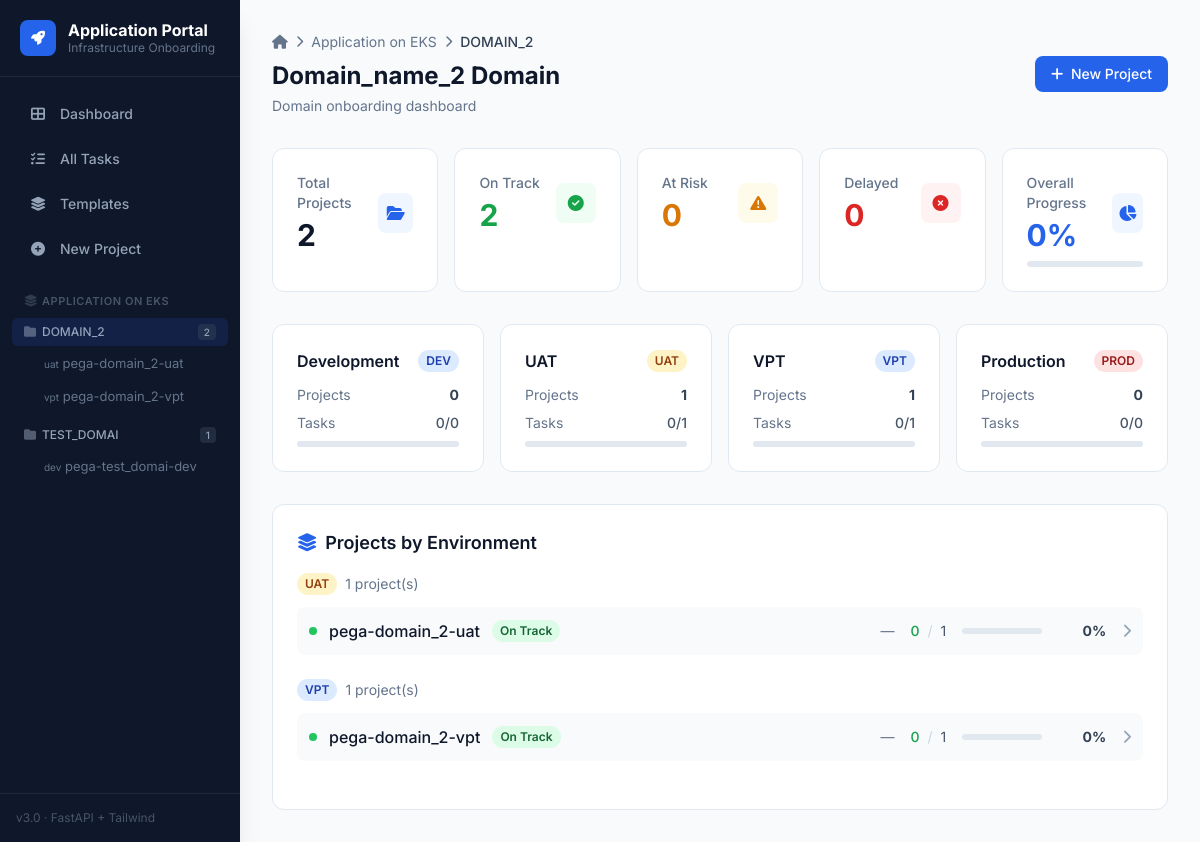
Screenshot of /domain/DOMAIN_2 with the database file from the repository.
### tables this page shows
CREATE TABLE domains (
            id INTEGER PRIMARY KEY AUTOINCREMENT,
            program_id INTEGER NOT NULL DEFAULT 1,
            code TEXT UNIQUE NOT NULL,
            display_name TEXT NOT NULL,
            description TEXT,
            is_active INTEGER DEFAULT 1,
            FOREIGN KEY (program_id) REFERENCES programs(id) ON DELETE CASCADE
        );

CREATE TABLE projects (
            id INTEGER PRIMARY KEY AUTOINCREMENT,
            project_name TEXT UNIQUE NOT NULL,
            domain TEXT NOT NULL,
            environment TEXT NOT NULL,
            team_name TEXT, team_email TEXT, jira_project TEXT,
            aws_account_id TEXT, aws_region TEXT, eks_cluster_name TEXT,
            status TEXT DEFAULT 'in_progress',
            start_date TEXT, target_completion TEXT,
            template_id INTEGER,
            created_at TEXT DEFAULT CURRENT_TIMESTAMP
        );

CREATE TABLE environments (
            id INTEGER PRIMARY KEY AUTOINCREMENT,
            code TEXT UNIQUE NOT NULL,
            display_name TEXT NOT NULL,
            sort_order INTEGER DEFAULT 0
        );

### app.py (the view)
@app.get("/domain/{domain_code}")
async def domain_dashboard(request: Request, domain_code: str):
    ctx = base_context(request, "domain")
    ctx["active_domain"] = domain_code
    with get_db() as db:
        domain_info = db.execute(
            "SELECT * FROM domains WHERE code=?", (domain_code,)
        ).fetchone()
        if not domain_info:
            domain_info = {"code": domain_code, "display_name": domain_code}
        else:
            domain_info = row(domain_info)
        projects = rows(db.execute("""
            SELECT p.*,
                (SELECT COUNT(*) FROM tasks t JOIN phases ph ON t.phase_id=ph.id WHERE ph.project_id=p.id) as total_tasks,
                (SELECT COUNT(*) FROM tasks t JOIN phases ph ON t.phase_id=ph.id WHERE ph.project_id=p.id AND t.status='completed') as completed_tasks,
                (SELECT COUNT(*) FROM phases WHERE project_id=p.id AND status='completed') as completed_phases,
                (SELECT COUNT(*) FROM phases WHERE project_id=p.id) as total_phases,
                (SELECT COUNT(*) FROM phases WHERE project_id=p.id AND status='in_progress') as active_phases
            FROM projects p WHERE p.domain=? ORDER BY p.environment, p.created_at DESC
        """, (domain_code,)).fetchall())
        envs = rows(db.execute("""
            SELECT e.code, e.display_name, e.sort_order,
                COALESCE((SELECT COUNT(*) FROM projects WHERE domain=? AND environment=e.code), 0) as project_count,
                COALESCE((SELECT SUM(CASE WHEN t.status='completed' THEN 1 ELSE 0 END)
                         FROM tasks t JOIN phases ph ON t.phase_id=ph.id
                         JOIN projects p ON ph.project_id=p.id
                         WHERE p.domain=? AND p.environment=e.code), 0) as completed_tasks,
                COALESCE((SELECT COUNT(*)
                         FROM tasks t JOIN phases ph ON t.phase_id=ph.id
                         JOIN projects p ON ph.project_id=p.id
                         WHERE p.domain=? AND p.environment=e.code), 0) as total_tasks
            FROM environments e ORDER BY e.sort_order
        """, (domain_code, domain_code, domain_code)).fetchall())
        task_stats = db.execute("""
            SELECT
                COUNT(*) as total,
                SUM(CASE WHEN t.status='completed' THEN 1 ELSE 0 END) as completed,
                SUM(CASE WHEN t.status='in_progress' THEN 1 ELSE 0 END) as in_progress,
                SUM(CASE WHEN t.status='pending' THEN 1 ELSE 0 END) as pending
            FROM tasks t
            JOIN phases ph ON t.phase_id=ph.id
            JOIN projects p ON ph.project_id=p.id
            WHERE p.domain=?
        """, (domain_code,)).fetchone()
    rag_counts = {"green": 0, "amber": 0, "red": 0, "gray": 0}
    for p in projects:
        rag_counts[rag_status(p)] += 1
    ctx.update(
        domain=domain_info,
        domain_code=domain_code,
        projects=projects,
        environments=envs,
        rag_counts=rag_counts,
        total_projects=len(projects),
        total_tasks=task_stats[0] or 0,
        completed_tasks=task_stats[1] or 0,
        in_progress_tasks=task_stats[2] or 0,
        pending_tasks=task_stats[3] or 0,
        progress_pct=round((task_stats[1] or 0) / max(task_stats[0] or 1, 1) * 100)
    )
    return templates.TemplateResponse("domain_dashboard.html", ctx)

### templates/domain_dashboard.html (shortened to what this page needs)
{% extends "base.html" %}
{% block content %}
<div class="p-8">
    <div class="flex items-center justify-between mb-8">
        <div>
            <div class="flex items-center gap-2 text-sm text-slate-500 mb-2">
                <a href="/" class="hover:text-blue-600"><i class="fas fa-home"></i></a>
                <i class="fas fa-chevron-right text-xs"></i>
                <span>Application on EKS</span>
                <i class="fas fa-chevron-right text-xs"></i>
                <span class="font-medium text-slate-700">{{ domain_code }}</span>
            </div>
            <h1 class="text-2xl font-bold text-slate-900">{{ domain.display_name or domain_code }} Domain</h1>
            <p class="text-slate-500 text-sm mt-1">{{ domain.description or 'Domain onboarding dashboard' }}</p>
        </div>
        <a href="/projects/new?domain={{ domain_code }}" class="px-4 py-2 text-sm bg-blue-600 text-white rounded-lg hover:bg-blue-700 font-medium">
            <i class="fas fa-plus mr-1"></i> New Project
        </a>
    </div>
    <div class="grid grid-cols-5 gap-4 mb-8">
        <div class="card animate-in">
            <div class="flex items-center justify-between">
                <div>
                    <p class="text-sm text-slate-500 font-medium">Total Projects</p>
                    <p class="text-3xl font-bold text-slate-900 mt-1">{{ total_projects }}</p>
                </div>
                <div class="w-10 h-10 rounded-lg bg-blue-50 flex items-center justify-center">
                    <i class="fas fa-folder-open text-blue-600"></i>
                </div>
            </div>
        </div>
        <div class="card animate-in" style="animation-delay: 0.05s">
            <div class="flex items-center justify-between">
                <div>
                    <p class="text-sm text-slate-500 font-medium">On Track</p>
                    <p class="text-3xl font-bold text-green-600 mt-1">{{ rag_counts.green }}</p>
                </div>
                <div class="w-10 h-10 rounded-lg bg-green-50 flex items-center justify-center">
                    <i class="fas fa-check-circle text-green-600"></i>
                </div>
            </div>
        </div>
        <div class="card animate-in" style="animation-delay: 0.1s">
            <div class="flex items-center justify-between">
                <div>
                    <p class="text-sm text-slate-500 font-medium">At Risk</p>
                    <p class="text-3xl font-bold text-amber-600 mt-1">{{ rag_counts.amber }}</p>
                </div>
                <div class="w-10 h-10 rounded-lg bg-amber-50 flex items-center justify-center">
                    <i class="fas fa-exclamation-triangle text-amber-600"></i>
                </div>
            </div>
        </div>
        <div class="card animate-in" style="animation-delay: 0.15s">
            <div class="flex items-center justify-between">
                <div>
                    <p class="text-sm text-slate-500 font-medium">Delayed</p>
                    <p class="text-3xl font-bold text-red-600 mt-1">{{ rag_counts.red }}</p>
                </div>
                <div class="w-10 h-10 rounded-lg bg-red-50 flex items-center justify-center">
                    <i class="fas fa-times-circle text-red-600"></i>
                </div>
            </div>
        </div>
        <div class="card animate-in" style="animation-delay: 0.2s">
            <div class="flex items-center justify-between">
                <div>
                    <p class="text-sm text-slate-500 font-medium">Overall Progress</p>
                    <p class="text-3xl font-bold text-blue-600 mt-1">{{ progress_pct }}%</p>
                </div>
                <div class="w-10 h-10 rounded-lg bg-blue-50 flex items-center justify-center">
                    <i class="fas fa-chart-pie text-blue-600"></i>
                </div>
            </div>
            <div class="mt-2">
                <div class="progress-bar"><div class="progress-fill bg-blue-500" style="width: {{ progress_pct }}%"></div></div>
            </div>
        </div>
    </div>
    <div class="grid grid-cols-4 gap-4 mb-8">
        {% for env in environments %}
        <div class="card card-hover animate-in" style="animation-delay: {{ loop.index * 0.05 }}s">
            <div class="flex items-center justify-between mb-3">
                <h3 class="font-semibold text-slate-900">{{ env.display_name }}</h3>
                <span class="badge {% if env.code == 'prod' %}badge-red{% elif env.code == 'uat' %}badge-amber{% else %}badge-blue{% endif %}">
                    {{ env.code|upper }}
                </span>
            </div>
            <div class="flex items-center justify-between text-sm mb-2">
                <span class="text-slate-500">Projects</span>
                <span class="font-bold text-slate-700">{{ env.project_count }}</span>
            </div>
            <div class="flex items-center justify-between text-sm mb-2">
                <span class="text-slate-500">Tasks</span>
                <span class="font-medium text-slate-600">{{ env.completed_tasks }}/{{ env.total_tasks }}</span>
            </div>
            {% if env.total_tasks > 0 %}
            <div class="progress-bar">
            </div>
            {% else %}
            <div class="progress-bar"><div class="progress-fill bg-slate-300" style="width: 0%"></div></div>
            {% endif %}
        </div>
        {% endfor %}
    </div>
    <div class="card">
        <h2 class="text-lg font-semibold text-slate-900 mb-4"><i class="fas fa-layer-group text-blue-600 mr-2"></i>Projects by Environment</h2>
        {% for env in environments %}
        {% set env_projects = projects|selectattr('environment', 'eq', env.code)|list %}
        {% if env_projects %}
        <div class="mb-6">
            <div class="flex items-center gap-2 mb-3">
                <span class="badge {% if env.code == 'prod' %}badge-red{% elif env.code == 'uat' %}badge-amber{% else %}badge-blue{% endif %}">
                    {{ env.display_name }}
                </span>
                <span class="text-sm text-slate-500">{{ env_projects|length }} project(s)</span>
            </div>
            <div class="space-y-2">
                {% for p in env_projects %}
                {% set rag = rag_status(p) %}
                <a href="/project/{{ p.id }}" class="flex items-center justify-between p-3 bg-slate-50 rounded-lg hover:bg-slate-100 transition-colors">
                    <div class="flex items-center gap-3">
                        <span class="status-dot" style="background: {{ RAG_COLORS[rag] }}"></span>
                        <span class="font-medium text-slate-900">{{ p.project_name }}</span>
                        <span class="badge badge-{{ rag }}">{{ RAG_LABELS[rag] }}</span>
                    </div>
                    <div class="flex items-center gap-4 text-sm">
                        <span class="text-slate-500">{{ p.team_name or '—' }}</span>
                        <div class="flex items-center gap-2">
                            <span class="text-green-600 font-medium">{{ p.completed_tasks }}</span>
                            <span class="text-slate-300">/</span>
                            <span class="text-slate-600">{{ p.total_tasks }}</span>
                        </div>
                        <div class="w-20">
                            <div class="progress-bar">
                            </div>
                        </div>
                        <span class="font-bold text-slate-700 w-12 text-right">{{ ((p.completed_tasks / (p.total_tasks or 1)) * 100)|round|int }}%</span>
                        <i class="fas fa-chevron-right text-slate-400"></i>
                    </div>
                </a>
                {% endfor %}
            </div>
        </div>
        {% endif %}
        {% endfor %}
    </div>
</div>
{% endblock %}

### templates/base.html (shortened to what this page needs)
<!DOCTYPE html>
<html lang="en">
<head>
    <script src="https://cdn.tailwindcss.com"></script>
    <link rel="stylesheet" href="https://cdnjs.cloudflare.com/ajax/libs/font-awesome/6.5.1/css/all.min.css">
</head>
<body class="bg-slate-50 min-h-screen">
    <aside class="fixed left-0 top-0 h-full w-60 bg-slate-900 text-white z-40 flex flex-col shadow-xl">
        <div class="p-5 border-b border-slate-800">
            <div class="flex items-center gap-3">
                <div class="w-9 h-9 rounded-lg bg-blue-600 flex items-center justify-center">
                    <i class="fas fa-rocket text-sm"></i>
                </div>
                <div>
                    <h1 class="text-base font-bold leading-tight">Application Portal</h1>
                    <p class="text-slate-500 text-xs">Infrastructure Onboarding</p>
                </div>
            </div>
        </div>
        <nav class="px-3 py-4 space-y-1">
            <a href="/" class="sidebar-link {% if page == 'dashboard' %}active{% endif %}">
                <i class="fas fa-th-large w-5 text-center"></i> Dashboard
            </a>
            <a href="/tasks" class="sidebar-link {% if page == 'tasks' %}active{% endif %}">
                <i class="fas fa-list-check w-5 text-center"></i> All Tasks
            </a>
            <a href="/templates" class="sidebar-link {% if page == 'templates' %}active{% endif %}">
                <i class="fas fa-layer-group w-5 text-center"></i> Templates
            </a>
            <a href="/projects/new" class="sidebar-link {% if page == 'new_project' %}active{% endif %}">
                <i class="fas fa-plus-circle w-5 text-center"></i> New Project
            </a>
        </nav>
        <div class="px-3 mt-2 flex-1 overflow-y-auto">
            <p class="text-slate-600 text-[0.6875rem] uppercase font-semibold tracking-wider px-3 mb-2">
                <i class="fas fa-layer-group text-xs mr-1 opacity-60"></i>Application on EKS
            </p>
            {% if sidebar_domains %}
            {% for domain in sidebar_domains %}
            {% set domain_projects = sidebar_projects|selectattr('domain', 'eq', domain.code)|list %}
            {% if domain_projects %}
            <div class="mb-2">
                <a href="/domain/{{ domain.code }}"
                   class="flex items-center justify-between px-3 py-1.5 text-xs font-medium text-slate-400 hover:text-slate-300 hover:bg-slate-800/50 rounded-md cursor-pointer
                          {% if page == 'domain' and active_domain == domain.code %}bg-blue-900/30 text-blue-400{% endif %}">
                    <span><i class="fas fa-folder text-xs mr-1.5 opacity-50"></i>{{ domain.code }}</span>
                    <span class="text-[0.625rem] bg-slate-700/50 px-1.5 rounded">{{ domain_projects|length }}</span>
                </a>
                <div class="ml-4 mt-0.5 space-y-0.5">
                    {% for p in domain_projects %}
                    <a href="/project/{{ p.id }}"
                       class="sidebar-project {% if page == 'project' and request.path_params.get('project_id')|string == p.id|string %}active{% endif %}">
                        <span class="text-slate-500 text-[0.625rem] w-8">{{ p.environment }}</span>
                        <span class="truncate">{{ p.project_name|replace('Application-' ~ p.domain|lower ~ '-', '') }}</span>
                    </a>
                    {% endfor %}
                </div>
            </div>
            {% endif %}
            {% endfor %}
            {% else %}
            <div class="px-3 py-4 text-center">
                <p class="text-slate-500 text-xs mb-2">No domains yet</p>
                <a href="/" class="text-blue-400 text-xs hover:underline">Go to Dashboard to add</a>
            </div>
            {% endif %}
        </div>
        <div class="p-4 border-t border-slate-800 text-xs text-slate-600">
            v3.0 &middot; FastAPI + Tailwind
        </div>
    </aside>
    <main class="ml-60 min-h-screen">
        {% block content %}{% endblock %}
    </main>
</body>
</html>

### rows the page displays
domains: code "DOMAIN_2", domain_projects "2", display_name "Domain_name_2", description "Domain onboarding dashboard"
projects: environment "uat", project_name "pega-domain_2-uat", RAG_LABELS "On Track", team_name "—", completed_tasks "0", total_tasks "1"
projects: environment "vpt", project_name "pega-domain_2-vpt", RAG_LABELS "On Track", team_name "—", completed_tasks "0", total_tasks "1"
domains: code "TEST_DOMAI", domain_projects "1"
projects: environment "dev", project_name "pega-test_domai-dev"
environments: display_name "Development", code "DEV", project_count "0", completed_tasks "0", total_tasks "0"
environments: display_name "UAT", code "UAT", project_count "1", completed_tasks "0", total_tasks "1", env_projects "1"
environments: display_name "VPT", code "VPT", project_count "1", completed_tasks "0", total_tasks "1", env_projects "1"
environments: display_name "Production", code "PROD", project_count "0", completed_tasks "0", total_tasks "0"

### other values shown
{{ domain_code }} "DOMAIN_2"
{{ total_projects }} "2"
{{ rag_counts.green }} "2"
{{ rag_counts.amber }} "0"
{{ rag_counts.red }} "0"
{{ progress_pct }} "0"
